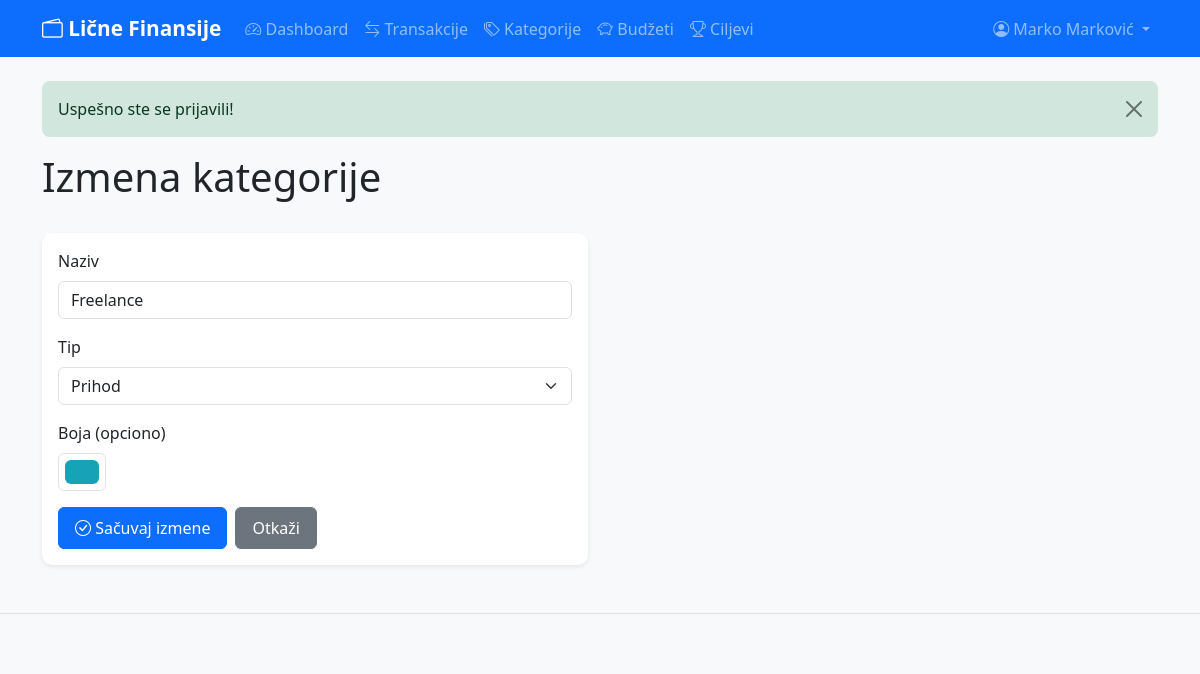
/categories/edit.php?id=2 (signed in), run on the app's committed database.
### tables this page shows
CREATE TABLE categories (
    id INT AUTO_INCREMENT PRIMARY KEY,
    user_id INT NOT NULL,
    name VARCHAR(100) NOT NULL,
    type ENUM('prihod', 'rashod') NOT NULL,
    color VARCHAR(7) NULL,
    created_at TIMESTAMP DEFAULT CURRENT_TIMESTAMP,
    UNIQUE KEY unique_user_category (user_id, name, type),
    FOREIGN KEY (user_id) REFERENCES users(id) ON DELETE CASCADE,
    INDEX idx_user_type (user_id, type)
);

### src/Core/Database.php (called while the page is built, shortened)
<?php
class Database {
    private static ?PDO $instance = null;
    public static function getInstance(): PDO {
        if (self::$instance === null) {
            try {
                $host = defined('DB_HOST') ? DB_HOST : '127.0.0.1';
                $port = defined('DB_PORT') ? DB_PORT : '3306';
                $name = defined('DB_NAME') ? DB_NAME : 'finance_tracker';
                $charset = defined('DB_CHARSET') ? DB_CHARSET : 'utf8mb4';
                $dsn = "mysql:host={$host};port={$port};dbname={$name};charset={$charset}";
                self::$instance = new PDO($dsn, DB_USER, DB_PASS);
                self::$instance->setAttribute(PDO::ATTR_ERRMODE, PDO::ERRMODE_EXCEPTION);
                self::$instance->setAttribute(PDO::ATTR_DEFAULT_FETCH_MODE, PDO::FETCH_ASSOC);
                self::$instance->setAttribute(PDO::ATTR_EMULATE_PREPARES, false);
            } catch (PDOException $e) {
                die("Greška konekcije: " . $e->getMessage());
            }
        }
        return self::$instance;
    }
}

### src/Repositories/BaseRepository.php (called while the page is built, shortened)
<?php
abstract class BaseRepository implements CrudRepositoryInterface {
    protected PDO $db;
    protected string $table;
    public function __construct() {
        $this->db = Database::getInstance();
    }
    public function findById(int $id): ?array {
        $sql = "SELECT * FROM {$this->table} WHERE id = :id";
        $stmt = $this->db->prepare($sql);
        $stmt->execute(['id' => $id]);
        $result = $stmt->fetch();
        return $result ?: null;
    }
}

### src/Helpers/functions.php (called while the page is built, shortened)
<?php
function e(?string $value): string {
    return htmlspecialchars($value ?? '', ENT_QUOTES, 'UTF-8');
}

### public/categories/edit.php (the view, shortened to what this page needs)
<?php
require_once '../../src/Helpers/functions.php';
spl_autoload_register(function ($class) {
    $prefix = 'App\\';
    $base_dir = __DIR__ . '/../../src/';
    $len = strlen($prefix);
    $relative_class = substr($class, $len);
    $file = $base_dir . str_replace('\\', '/', $relative_class) . '.php';
});
$categoryRepo = new CategoryRepository();
$id = (int) ($_GET['id'] ?? 0);
$category = $categoryRepo->findById($id);
include '../../views/partials/header.php';
?>
<h1 class="mb-4">Izmena kategorije</h1>
<div class="row">
    <div class="col-md-6">
        <div class="card">
            <div class="card-body">
                <form method="POST">
                    <div class="mb-3">
                        <label for="name" class="form-label">Naziv</label>
                        <input type="text" class="form-control" id="name" name="name"
                               value="<?= e($category['name']) ?>" required>
                    </div>
                    <div class="mb-3">
                        <label for="type" class="form-label">Tip</label>
                        <select class="form-select" id="type" name="type" required>
                            <option value="prihod" <?= $category['type'] === 'prihod' ? 'selected' : '' ?>>
                                Prihod
                            </option>
                        </select>
                    </div>
                    <div class="mb-3">
                        <label for="color" class="form-label">Boja (opciono)</label>
                        <input type="color" class="form-control form-control-color" id="color" name="color"
                               value="<?= e($category['color'] ?? '#0d6efd') ?>">
                    </div>
                    <div class="d-flex gap-2">
                        <button type="submit" class="btn btn-primary">
                            <i class="bi bi-check-circle"></i> Sačuvaj izmene
                        </button>
                        <a href="/categories/" class="btn btn-secondary">Otkaži</a>
                    </div>
                </form>
            </div>
        </div>
    </div>
</div>
<?php include '../../views/partials/footer.php'; ?>

### public/assets/css/custom.css (style rules this page uses)
body { background-color: #f8f9fa; font-family: 'Segoe UI', Tahoma, Geneva, Verdana, sans-serif; }
.card { border: none; border-radius: 10px; box-shadow: 0 2px 4px rgba(0, 0, 0, 0.08); transition: transform 0.2s, box-shadow 0.2s; }
.btn { border-radius: 6px; padding: 8px 16px; font-weight: 500; transition: all 0.2s; }
.form-control, .form-select { border-radius: 6px; border: 1px solid #dee2e6; }
.card { animation: fadeIn 0.3s ease-out; }
.mb-4 { margin-bottom: 2rem !important; }

### data on the page
categories: name "Freelance", type "Prihod", color "#17a2b8"

### other printed values
APP_NAME "Lične Finansije"
Session::get('user_name') "Marko Marković"
$flash['message'] "Uspešno ste se prijavili!"
